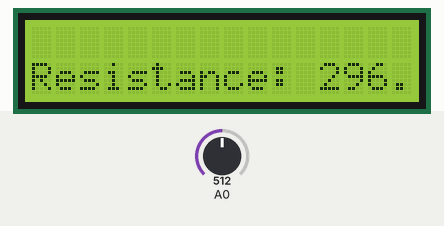
Recording of a sketch running on a simulated Arduino Uno, built with avr-gcc and run on an emulated ATmega328P. Shown: 16×2 character LCD. Inputs (shaded band) come from the test bench; at power-on: A0 = 512. What the sketch prints to the serial monitor is not drawn.

Above: at 1.2 s.
1.3 s: A0 set to 716
At 10.0 s:
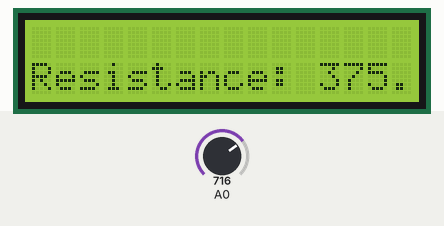
10.5 s: A0 set to 900
At 19.2 s:
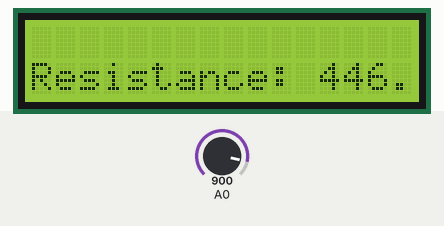
19.5 s: A0 set to 1023
At 27.6 s:
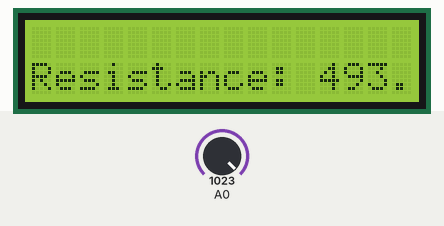
Timing chart, 0 to 29.1 s (numbered marks = the images above; inputs shaded):
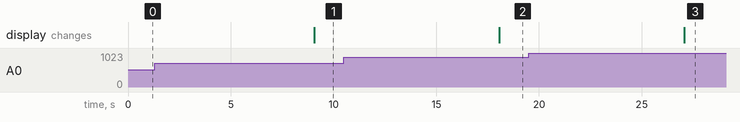

The sketch:

impedance__arduino_recalibration.ino
```cpp
#include <LiquidCrystal.h>
LiquidCrystal lcd(12, 11, 5, 4, 3, 2);

// Analog pin for the Impedance sensor
const int volPin = 0;

float v1=0;
float Vout= 0;
float R1= 0;
float R2= 0;
float R3= 0;
float Resistance = 0;

// Time in milliseconds
const int secs = 9000;
void setup()
{
  Serial.begin(9600);
  lcd.begin(16, 2);
}

void loop()
{
 v1= analogRead(A0);
 Vout =v1*2.5*0.001;
R1 = (Vout)/2.6 + 0.25;
R2 = (Vout)/13 + 1.5;
R3 = (Vout)/4.3 + 1.743;
if(R1 < 1.5)
{
  Resistance = R1/(2.5*0.001);
}
else if(1.5 < R2 < 1.743)
{
  Resistance = R2/(2.5*0.001);
}
else if(R3 > 1.743)
{
  Resistance = R3/(2.5*0.001);
}


 Serial.println(Resistance);
lcd.setCursor(0, 1);
lcd.print("Resistance: ");
lcd.print(Resistance);


  delay(secs);
}
```

Measured:
- after the input at 1.3 s, the display: changes after 7.8 s (image 1)
- after the input at 10.5 s, the display: changes after 7.6 s (image 2)
- after the input at 19.5 s, the display: changes after 7.6 s (image 3)
